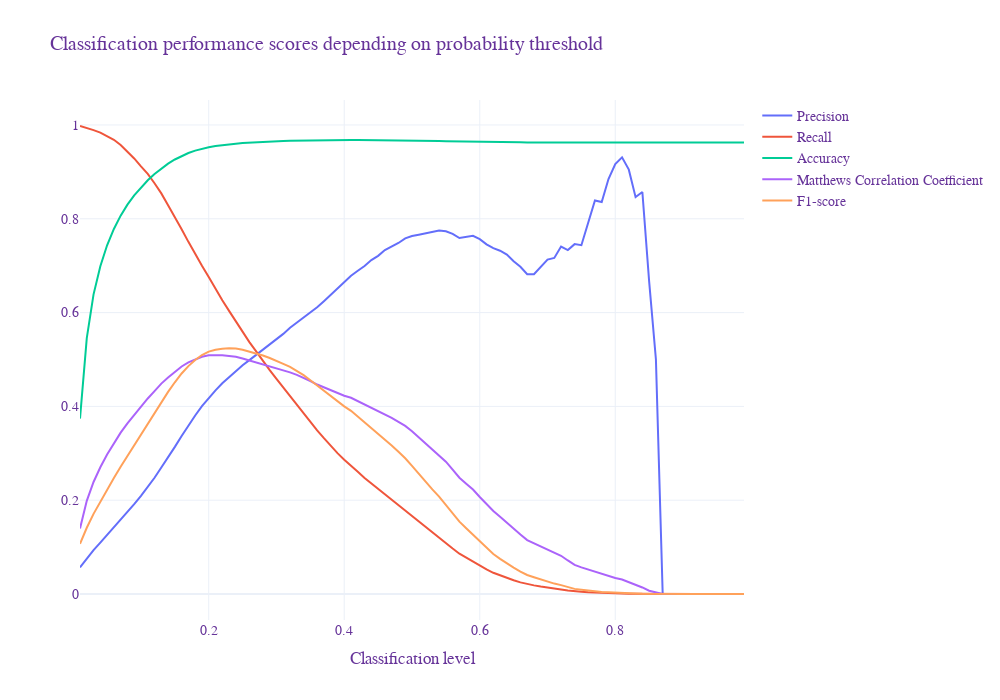

Write notebook code for a chart like this one.
### Markdown cell above
## Test

### Code cell
find_threshold = True

y_probs = pd.Series(clf.predict_proba(X_test)[:,1], index=test_df.index)

if find_threshold:
    precision, recall, mcc, accuracy, f1, threshold = test_optimal_threshold(y_probs, y_test)
else:
    print('No threshold search')
